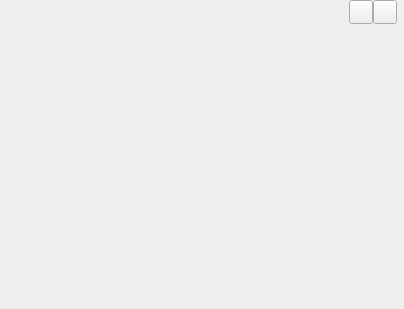
<?xml version="1.0" encoding="UTF-8"?>
<ui version="4.0">
 <class>SkinWindow</class>
 <widget class="QWidget" name="SkinWindow">
  <property name="geometry">
   <rect>
    <x>0</x>
    <y>0</y>
    <width>404</width>
    <height>309</height>
   </rect>
  </property>
  <property name="windowTitle">
   <string>SkinWindow</string>
  </property>
  <widget class="QWidget" name="titleWidget" native="true">
   <property name="geometry">
    <rect>
     <x>0</x>
     <y>0</y>
     <width>401</width>
     <height>24</height>
    </rect>
   </property>
   <property name="sizePolicy">
    <sizepolicy hsizetype="Expanding" vsizetype="Fixed">
     <horstretch>0</horstretch>
     <verstretch>0</verstretch>
    </sizepolicy>
   </property>
   <property name="titleskin" stdset="0">
    <bool>true</bool>
   </property>
   <layout class="QHBoxLayout" name="horizontalLayout">
    <property name="spacing">
     <number>0</number>
    </property>
    <property name="leftMargin">
     <number>12</number>
    </property>
    <property name="topMargin">
     <number>0</number>
    </property>
    <property name="rightMargin">
     <number>4</number>
    </property>
    <property name="bottomMargin">
     <number>0</number>
    </property>
    <item>
     <widget class="QLabel" name="titleIcon">
      <property name="sizePolicy">
       <sizepolicy hsizetype="Fixed" vsizetype="Fixed">
        <horstretch>0</horstretch>
        <verstretch>0</verstretch>
       </sizepolicy>
      </property>
      <property name="minimumSize">
       <size>
        <width>42</width>
        <height>18</height>
       </size>
      </property>
      <property name="maximumSize">
       <size>
        <width>42</width>
        <height>18</height>
       </size>
      </property>
      <property name="text">
       <string/>
      </property>
     </widget>
    </item>
    <item>
     <spacer name="horizontalSpacer">
      <property name="orientation">
       <enum>Qt::Horizontal</enum>
      </property>
      <property name="sizeHint" stdset="0">
       <size>
        <width>295</width>
        <height>20</height>
       </size>
      </property>
     </spacer>
    </item>
    <item>
     <widget class="QPushButton" name="sysmin">
      <property name="sizePolicy">
       <sizepolicy hsizetype="Fixed" vsizetype="Fixed">
        <horstretch>0</horstretch>
        <verstretch>0</verstretch>
       </sizepolicy>
      </property>
      <property name="minimumSize">
       <size>
        <width>24</width>
        <height>24</height>
       </size>
      </property>
      <property name="maximumSize">
       <size>
        <width>24</width>
        <height>24</height>
       </size>
      </property>
      <property name="text">
       <string/>
      </property>
     </widget>
    </item>
    <item>
     <widget class="QPushButton" name="sysclose">
      <property name="sizePolicy">
       <sizepolicy hsizetype="Fixed" vsizetype="Fixed">
        <horstretch>0</horstretch>
        <verstretch>0</verstretch>
       </sizepolicy>
      </property>
      <property name="minimumSize">
       <size>
        <width>24</width>
        <height>24</height>
       </size>
      </property>
      <property name="maximumSize">
       <size>
        <width>24</width>
        <height>24</height>
       </size>
      </property>
      <property name="text">
       <string/>
      </property>
     </widget>
    </item>
   </layout>
  </widget>
  <widget class="QWidget" name="bodyWidget" native="true">
   <property name="geometry">
    <rect>
     <x>0</x>
     <y>24</y>
     <width>22</width>
     <height>22</height>
    </rect>
   </property>
   <property name="sizePolicy">
    <sizepolicy hsizetype="Expanding" vsizetype="Expanding">
     <horstretch>0</horstretch>
     <verstretch>0</verstretch>
    </sizepolicy>
   </property>
   <layout class="QGridLayout" name="gridLayout"/>
  </widget>
 </widget>
 <layoutdefault spacing="6" margin="11"/>
 <resources/>
 <connections/>
</ui>
